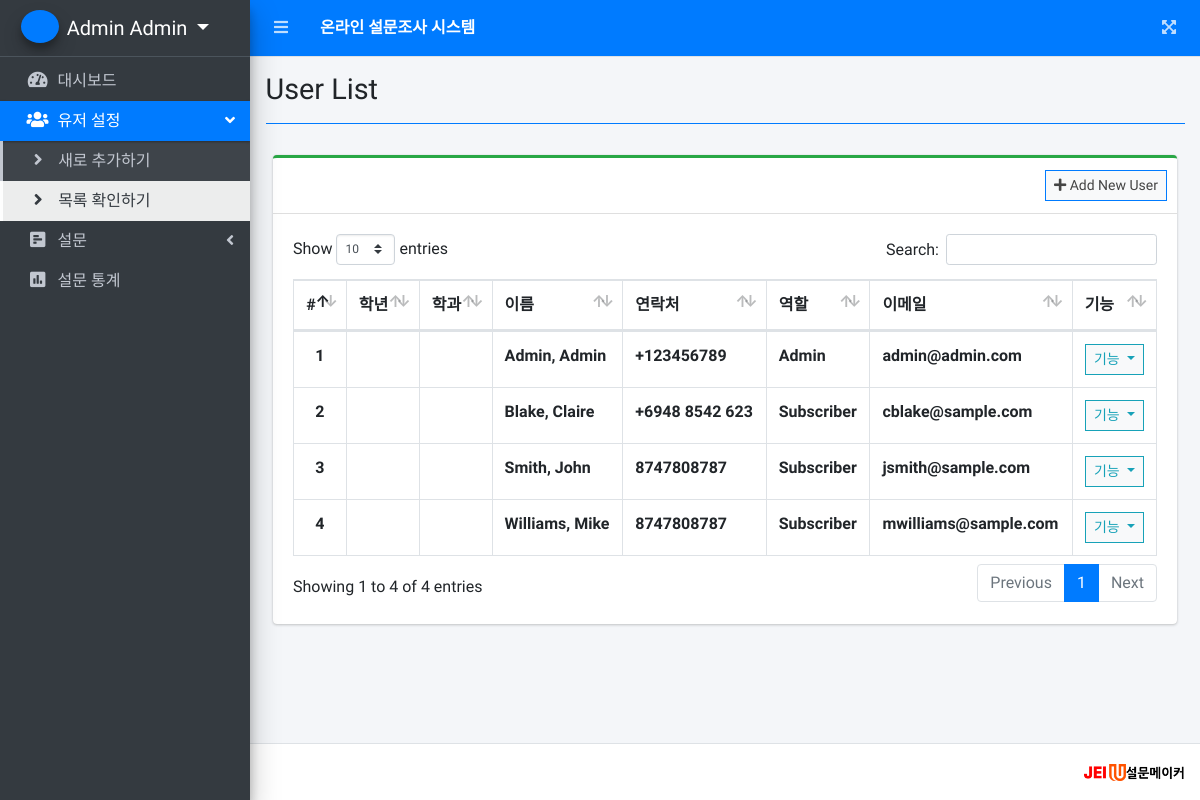
/index.php?page=user_list (signed in), run on an earlier commit of the app's database.
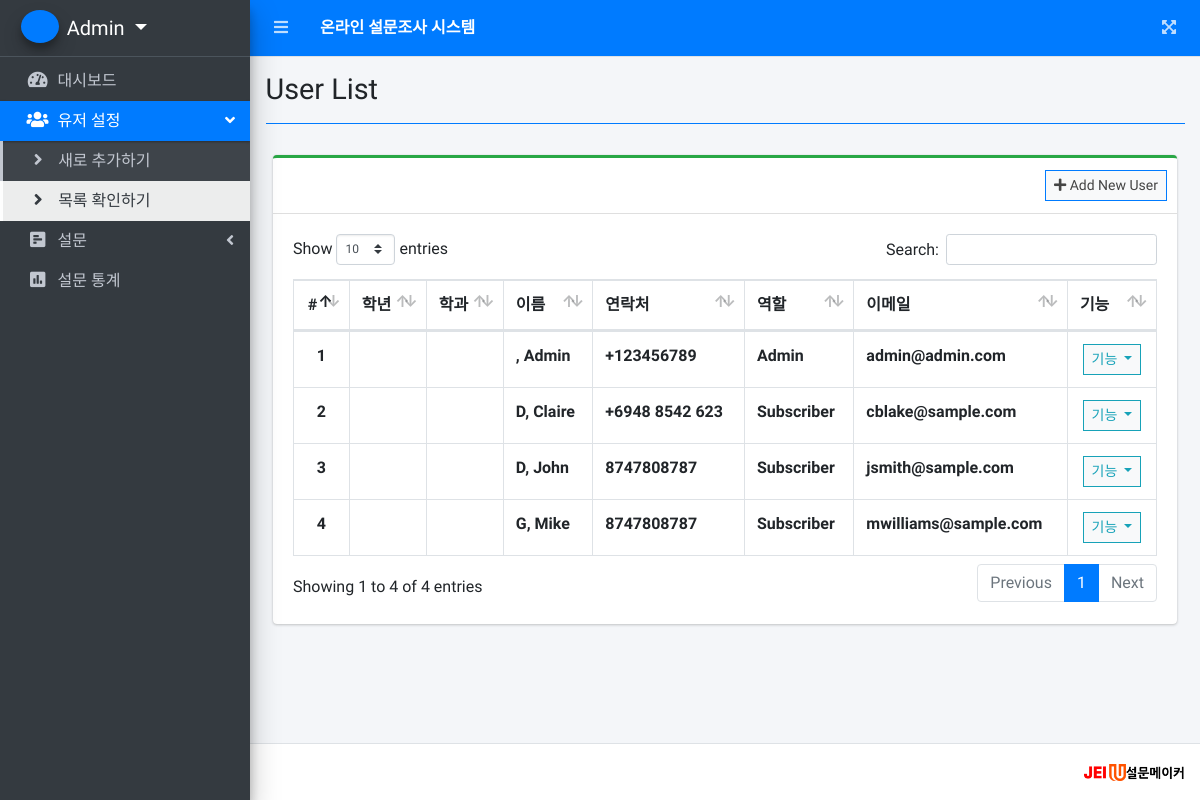
And on a later commit of the database.
### tables this page shows
CREATE TABLE `users` (
  `id` int(30) NOT NULL,
  `firstname` varchar(200) NOT NULL,
  `lastname` varchar(200) NOT NULL,
  `contact` varchar(100) NOT NULL,
  `address` text NOT NULL,
  `email` varchar(200) NOT NULL,
  `password` text NOT NULL,
  `type` tinyint(1) NOT NULL DEFAULT 3 COMMENT '1=Admin,2 = Staff, 3= Subscriber',
  `date_created` datetime NOT NULL DEFAULT current_timestamp()
);

### user_list.php (the view, shortened to what this page needs)
<?php include'db_connect.php' ?>
<div class="col-lg-12">
	<div class="card card-outline card-success">
		<div class="card-header">
			<div class="card-tools">
				<a class="btn btn-block btn-sm btn-default btn-flat border-primary" href="./index.php?page=new_user"><i class="fa fa-plus"></i> Add New User</a>
			</div>
		</div>
		<div class="card-body">
			<table class="table tabe-hover table-bordered" id="list">
				<thead>
					<tr>
						<th class="text-center">#</th>
						<th>학년</th>
						<th>학과</th>
						<th>이름</th>
						<th>연락처</th>
						<th>역할</th>
						<th>이메일</th>
						<th>기능</th>
					</tr>
				</thead>
				<tbody>
					<?php
					$i = 1;
					$type = array('',"Admin","Staff","Subscriber");
					$qry = $conn->query("SELECT *,concat(lastname,', ',firstname) as name FROM users order by concat(lastname,', ',firstname) asc");
					while($row= $qry->fetch_assoc()):
					?>
					<tr>
						<th class="text-center"><?php echo $i++ ?></th>
						<td><b><?php echo $row['grade'] ?></b></td>
						<td><b><?php echo $row['department'] ?></b></td>
						<td><b><?php echo ucwords($row['name']) ?></b></td>
						<td><b><?php echo $row['contact'] ?></b></td>
						<td><b><?php echo $type[$row['type']] ?></b></td>
						<td><b><?php echo $row['email'] ?></b></td>
						<td class="text-center">
							<button type="button" class="btn btn-default btn-sm btn-flat border-info wave-effect text-info dropdown-toggle" data-toggle="dropdown" aria-expanded="true">
		                      기능
		                    </button>
						</td>
					</tr>
				<?php endwhile; ?>
				</tbody>
			</table>
		</div>
	</div>
</div>

### index.php (shortened to what this page needs)
<!DOCTYPE html>
<html lang="ko-kr">
<?php
	include 'header.php'
?>
<body class="hold-transition sidebar-mini layout-fixed layout-navbar-fixed layout-footer-fixed">
<div class="wrapper">
  <?php include 'topbar.php' ?>
  <?php include 'sidebar.php' ?>
  <div class="content-wrapper">
    <div class="content-header">
      <div class="container-fluid">
        <div class="row mb-2">
          <div class="col-sm-6">
            <h1 class="m-0"><?php echo $title ?></h1>
          </div>
        </div>
            <hr class="border-primary">
      </div>
    </div>
    <section class="content">
      <div class="container-fluid">
         <?php
          $page = isset($_GET['page']) ? $_GET['page'] : 'home';
          include $page.'.php';
          ?>
      </div>
    </section>
  </div>
  <footer class="main-footer">
    <div class="float-right d-none d-sm-inline-block">
      <img class="jeiu_logo" style='width: 100px;' src="../survey/assets/dist/img/main_logo.png" alt="재능대 설문 시스템">
    </div>
  </footer>
</div>
</body>
</html>

### header.php (shortened to what this page needs)
<head>
  <?php
  $title = isset($_GET['page']) ? ucwords(str_replace("_", ' ', $_GET['page'])) : "Home";
  ?>
  <link rel="stylesheet" href="assets/plugins/fontawesome-free/css/all.min.css">
  <link rel="stylesheet" href="assets/plugins/overlayScrollbars/css/OverlayScrollbars.min.css">
  <link rel="stylesheet" href="assets/plugins/datatables-bs4/css/dataTables.bootstrap4.min.css">
  <link rel="stylesheet" href="assets/plugins/datatables-responsive/css/responsive.bootstrap4.min.css">
  <link rel="stylesheet" href="assets/plugins/datatables-buttons/css/buttons.bootstrap4.min.css">
  <link rel="stylesheet" href="assets/plugins/select2/css/select2.min.css">
  <link rel="stylesheet" href="assets/plugins/select2-bootstrap4-theme/select2-bootstrap4.min.css">
  <link rel="stylesheet" href="assets/plugins/sweetalert2-theme-bootstrap-4/bootstrap-4.min.css">
  <link rel="stylesheet" href="assets/plugins/toastr/toastr.min.css">
  <link rel="stylesheet" href="assets/plugins/icheck-bootstrap/icheck-bootstrap.min.css">
  <link rel="stylesheet" href="assets/dist/css/adminlte.min.css">
  <link rel="stylesheet" href="assets/dist/css/styles.css">
  <link rel="stylesheet" href="assets/plugins/summernote/summernote-bs4.min.css">
  <link rel="stylesheet" href="assets/plugins/hashtag/hashtag.css">
</head>

### topbar.php
<nav class="main-header navbar navbar-expand navbar-primary navbar-dark ">
  <ul class="navbar-nav">
    <li class="nav-item">
      <a class="nav-link" data-widget="pushmenu" href="#" role="button"><i class="fas fa-bars"></i></a>
    </li>
    <li>
      <a class="nav-link text-white"  href="./" role="button"> <large><b>온라인 설문조사 시스템</b></large></a>
    </li>
  </ul>
  <ul class="navbar-nav ml-auto">
    <li class="nav-item">
      <a class="nav-link" data-widget="fullscreen" href="#" role="button">
        <i class="fas fa-expand-arrows-alt"></i>
      </a>
    </li>
  </ul>
</nav>

### sidebar.php (shortened to what this page needs)
<aside class="main-sidebar sidebar-dark-primary elevation-4">
  <div class="dropdown">
 	<a href="javascript:void(0)" class="brand-link dropdown-toggle" data-toggle="dropdown" aria-expanded="true">
      <span class="brand-image img-circle elevation-3 d-flex justify-content-center align-items-center bg-primary text-white font-weight-500" style="width: 38px;height:50px"></span>
      <span class="brand-text font-weight-light"><?php echo ucwords($_SESSION['login_firstname'].' '.$_SESSION['login_lastname']) ?></span>
    </a>
  </div>
  <div class="sidebar">
    <nav class="mt-2">
      <ul class="nav nav-pills nav-sidebar flex-column nav-flat" data-widget="treeview" role="menu" data-accordion="false">
        <li class="nav-item dropdown">
          <a href="./" class="nav-link nav-home">
            <i class="nav-icon fas fa-tachometer-alt"></i>
            <p>
              대시보드
            </p>
          </a>
        </li>
      <?php if($_SESSION['login_type'] == 1): ?>
        <li class="nav-item">
          <a href="#" class="nav-link nav-edit_user">
            <i class="nav-icon fas fa-users"></i>
            <p>
              유저 설정
              <i class="right fas fa-angle-left"></i>
            </p>
          </a>
          <ul class="nav nav-treeview">
            <li class="nav-item">
              <a href="./index.php?page=new_user" class="nav-link nav-new_user tree-item">
                <i class="fas fa-angle-right nav-icon"></i>
                <p>새로 추가하기</p>
              </a>
            </li>
            <li class="nav-item">
              <a href="./index.php?page=user_list" class="nav-link nav-user_list tree-item">
                <i class="fas fa-angle-right nav-icon"></i>
                <p>목록 확인하기</p>
              </a>
            </li>
          </ul>
        </li>
        <li class="nav-item">
          <a href="#" class="nav-link nav-is-tree nav-edit_survey nav-view_survey">
            <i class="nav-icon fa fa-poll-h"></i>
            <p>
              설문
              <i class="right fas fa-angle-left"></i>
            </p>
          </a>
        </li>
        <li class="nav-item">
          <a href="./index.php?page=survey_report" class="nav-link nav-survey_report">
            <i class="nav-icon fas fa-poll"></i>
            <p>
              설문 통계
            </p>
          </a>
        </li>
      <?php endif; ?>
      </ul>
    </nav>
  </div>
</aside>

What changed in the data, as far as the page shows it:
changed users "Admin": name "Admin, Admin" → ", Admin"
changed users "cblake@sample.com": name "Blake, Claire" → "D, Claire"
changed users "jsmith@sample.com": name "Smith, John" → "D, John"
changed users "mwilliams@sample.com": name "Williams, Mike" → "G, Mike"
Also different on the page:
$_SESSION['login_firstname'].' '.$_SESSION['login_lastname']: "Admin Admin" → "Admin"
